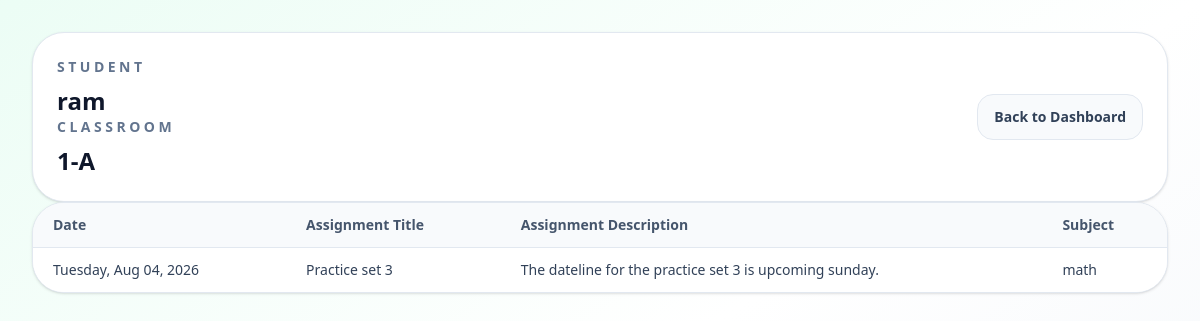
Before: /students/portal/2/assignment/ with the older database file.
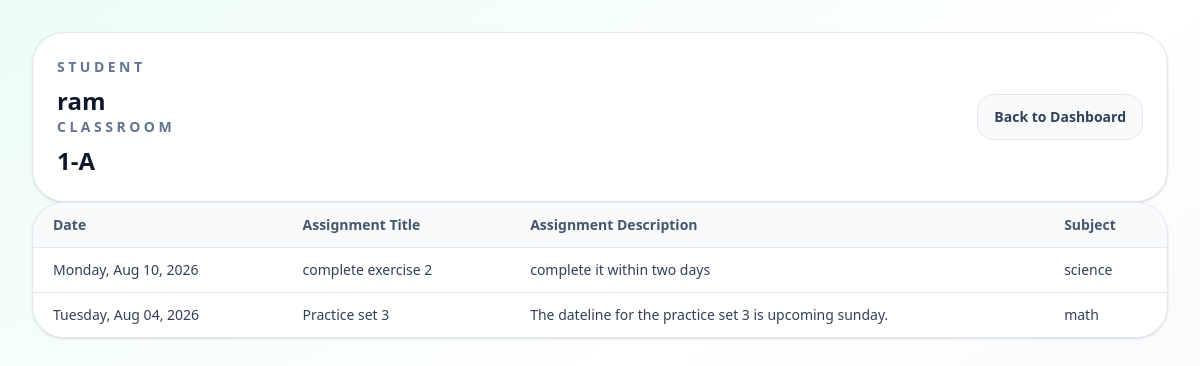
After: the same page with the newer database file.
### academics/models.py (models this page shows, shortened)
class Assignment(models.Model):
    title = models.CharField(max_length=200)
    description = models.TextField(blank=True)
    subject = models.ForeignKey(Subject, on_delete=models.CASCADE)
    classroom = models.ForeignKey(ClassRoom, on_delete=models.CASCADE)
    created_at = models.DateTimeField(auto_now_add=True)

class Subject(models.Model):
    name = models.CharField(max_length=100)
    classroom = models.ForeignKey(ClassRoom, on_delete=models.CASCADE)
    def __str__(self):
        return self.name

### students/views.py (the view)
# urls.py: path("portal/<int:student_id>/assignment/",views.student_assignment,name="student-assignment"),
def student_assignment(request, student_id):
    student = get_object_or_404(Student.objects.select_related("classroom"), pk=student_id)
    assignment_list = (
        Assignment.objects.filter(classroom=student.classroom)
        .order_by("-created_at")
    )
    context={
        "assignment_list":assignment_list,
        "student":student,
    }
    return render(request,"students/student_assignment.html",context)

### students/models.py (called while the page is built)
    def __str__(self):
        return f"{self.name}-{self.section}"

### students/templates/students/student_assignment.html (shortened to what this page needs)
<!doctype html>
<html lang="en">
  <head>
    <script src="https://cdn.jsdelivr.net/npm/@tailwindcss/browser@4"></script>
  </head>
  <body class="min-h-screen bg-slate-50 text-slate-800">
    <div class="min-h-screen bg-gradient-to-br from-emerald-50 via-white to-slate-100 px-4 py-8 sm:px-6 lg:px-8">
      <div class="mx-auto max-w-6xl space-y-6">
        <div class="flex flex-col gap-3 rounded-[2rem] border border-slate-200 bg-white p-6 shadow-sm sm:flex-row sm:items-center sm:justify-between">
          <div>
            <p class="text-sm font-semibold uppercase tracking-[0.25em] text-slate-500">Student</p>
            <h2 class="mt-2 text-2xl font-semibold text-slate-900">{{ student.name }}</h2>
            <p class="text-sm font-semibold uppercase tracking-[0.25em] text-slate-500">Classroom</p>
            <h2 class="mt-2 text-2xl font-semibold text-slate-900">{{ student.classroom }}</h2>
          </div>
         <a href="{% url 'student-dashboard' student_id=student.id %}" class="rounded-2xl border border-slate-200 bg-slate-50 px-4 py-3 text-sm font-semibold text-slate-700 transition hover:bg-slate-100">
            Back to Dashboard
          </a>
        </div>
        </div>
        <div class="overflow-hidden rounded-[2rem] border border-slate-200 bg-white shadow-sm">
          <div class="overflow-x-auto">
            <table class="min-w-full divide-y divide-slate-200 text-left text-sm">
              <thead class="bg-slate-50 text-slate-600">
                <tr>
                  <th class="px-5 py-3 font-semibold">Date</th>
                  <th class="px-5 py-3 font-semibold">Assignment Title</th>
                  <th class="px-5 py-3 font-semibold">Assignment Description</th>
                  <th class="px-5 py-3 font-semibold">Subject</th>
                </tr>
              </thead>
              <tbody class="divide-y divide-slate-200 bg-white text-slate-700">
                {% for record in assignment_list %}
                <tr>
                  <td class="px-5 py-3">  {{ record.created_at|date:"l, M d, Y" }}</td>
                  <td class="px-5 py-3">
                    {{ record.title }}
                  </td>
                  <td class="px-5 py-3">
                    {{ record.description }}
                  </td>
                  <td class="px-5 py-3">
                    {{ record.subject }}
                  </td>
                </tr>
                {% empty %}
                <tr>
                  <td colspan="2" class="px-5 py-6 text-center text-slate-500">No Assignments records found for this student.</td>
                </tr>
                {% endfor %}
              </tbody>
            </table>
          </div>
        </div>
      </div>
  </body>
</html>

Changed rows visible on the page:
added Assignment: created_at "Monday, Aug 10, 2026", title "complete exercise 2", description "complete it within two days", subject "science"
